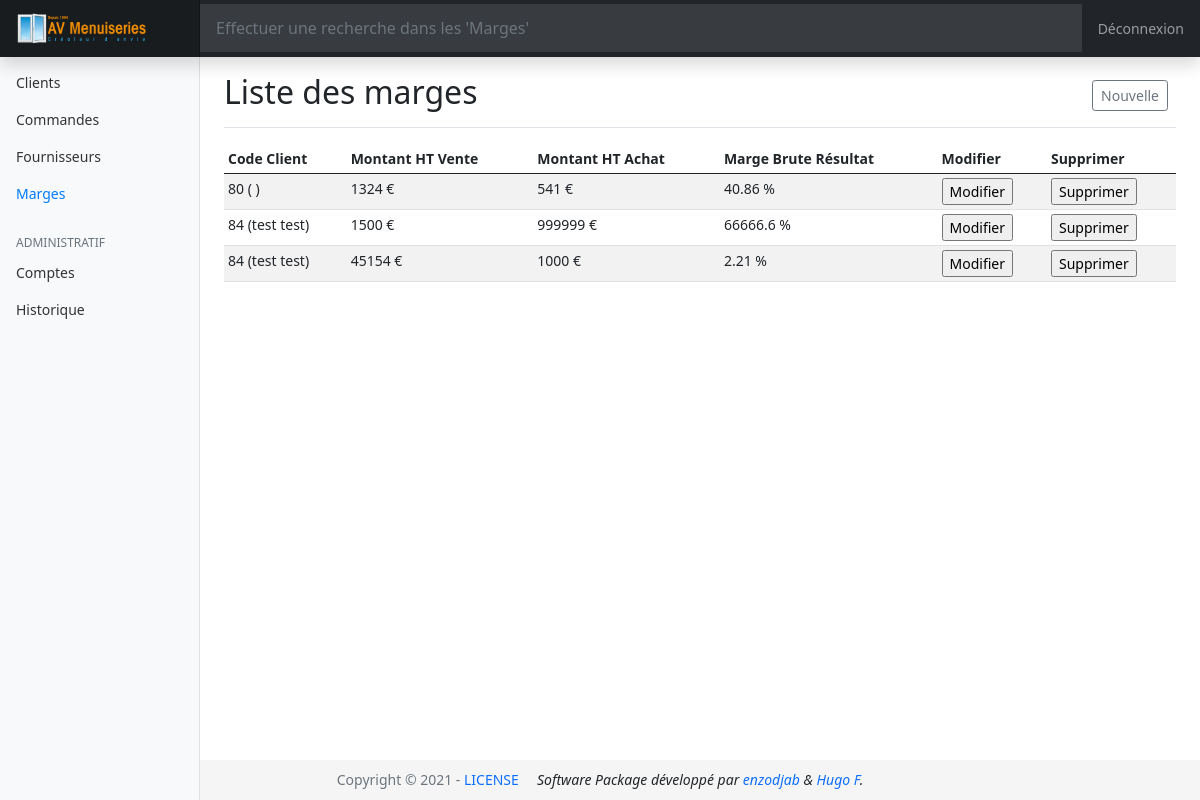
The app's page /Marges.php?id=1&loc=Marges (signed in) with its own data.
### tables this page shows
CREATE TABLE `marge_brute` (
  `cde` int(11) NOT NULL,
  `cdeClient` int(11) NOT NULL,
  `montantht_vente` decimal(10,0) NOT NULL,
  `montantht_achat` decimal(10,0) NOT NULL
);

CREATE TABLE `clients` (
  `cde` int(11) NOT NULL,
  `nom` varchar(50) NOT NULL,
  `prenom` varchar(50) NOT NULL
);

### includes/id_checker.php (called while the page is built, shortened)
<?php
if(isset($_GET["id"]) AND $_GET["id"] > 0){
	$seeid = intval($_GET["id"]);
	$reqAdmin = $bdd->prepare("SELECT * FROM admins WHERE id = ?");
	$reqAdmin->execute(array($seeid));
	$infoAdmin = $reqAdmin->fetch();
}else{ header("Location:index.php"); }
?>

### Marges.php (the view, shortened to what this page needs)
<!DOCTYPE html>
<?php
	include("includes/bdd.php");
  include("includes/footer.php");
  include("includes/id_checker.php");
  include("includes/head_content.php");
?>
<body>
	<?php include("includes/header.php"); ?>
  <div class="container-fluid">
    <div class="row">
      <?php include("includes/nav_content.php"); ?>
      <main class="col-md-9 ms-sm-auto col-lg-10 px-md-4">
      	<div class="d-flex justify-content-between flex-wrap flex-md-nowrap align-items-center pt-3 pb-2 mb-3 border-bottom">
          <h1 class="h2">Liste des marges</h1>
          <div class="btn-toolbar mb-2 mb-md-0">
            <div class="btn-group me-2">
            	<?php if($Perms['p_write']) echo "<form method='post'><button type='submit' name='new' class='btn btn-sm btn-outline-secondary'>Nouvelle</button></form>"; ?>
            </div>
          </div>
        </div>
        <div class="table-responsive">
          <table class="table table-striped table-sm">
            <thead>
              <tr>
                <th>Code Client</th>
                <th>Montant HT Vente</th>
                <th>Montant HT Achat</th>
                <th>Marge Brute Résultat</th>
                <?php if($Perms['p_write']) echo "<th>Modifier</th><th>Supprimer</th>"; ?>
              </tr>
            </thead>
            <tbody>
              <?php
                $allMarges = $bdd->query('SELECT * FROM marge_brute');
                while($infoMarge = $allMarges->fetch())
  		          {
                  $resultat = $infoMarge["montantht_achat"] / $infoMarge["montantht_vente"] * 100;
                  $resultat = round($resultat,'2');
                  $qClient = $bdd->query("SELECT * FROM clients WHERE cde = '".$infoMarge["cdeClient"]."';");
                  $qClient->execute();
                  $qClientO = $qClient->fetch();
              ?>
              <tr>
                <td><?php echo $infoMarge["cdeClient"].' ('.$qClientO["nom"].' '.$qClientO["prenom"].')'; ?></td>
                <td><?= $infoMarge["montantht_vente"].' €' ?></td>
                <td><?= $infoMarge["montantht_achat"].' €' ?></td>
                <td><?= $resultat.' %' ?></td>
                <?php
                  if($Perms['p_write']){
                    ?>
                    <td><form method="post"><input type="submit" name="edit<?= $infoClient['cde'] ?>" value="Modifier"></form></td>
                    <td><form method="post"><input type="submit" name="delete<?= $infoCommande['cde'] ?>" value="Supprimer"></form></td>
                    <?php
                  }
                ?>
              </tr>
              <?php
          		}
              ?>
            </tbody>
          </table>
        </div>
      </main>
    </div>
  </div>
</body>
</html>

### assets/css/style.css (style rules this page uses)
body { font-size: .875rem; }

### includes/footer.php (style rules this page uses)
html { position: relative; min-height: 100%; }
body { margin-bottom: 40px; }

### records on screen
marge_brute: cdeClient "80", montantht_vente "1324", montantht_achat "541", resultat "40.86"
marge_brute: cdeClient "84", clients.nom "test", clients.prenom "test", montantht_vente "1500", montantht_achat "999999", resultat "66666.6"
marge_brute: cdeClient "84", clients.nom "test", clients.prenom "test", montantht_vente "45154", montantht_achat "1000", resultat "2.21"

### other values on screen
$valueMaster "Clients"
$valueMaster "Commandes"
$valueMaster "Fournisseurs"
$valueMaster "Marges"
$valueAdmin "Comptes"
$valueAdmin "Historique"
